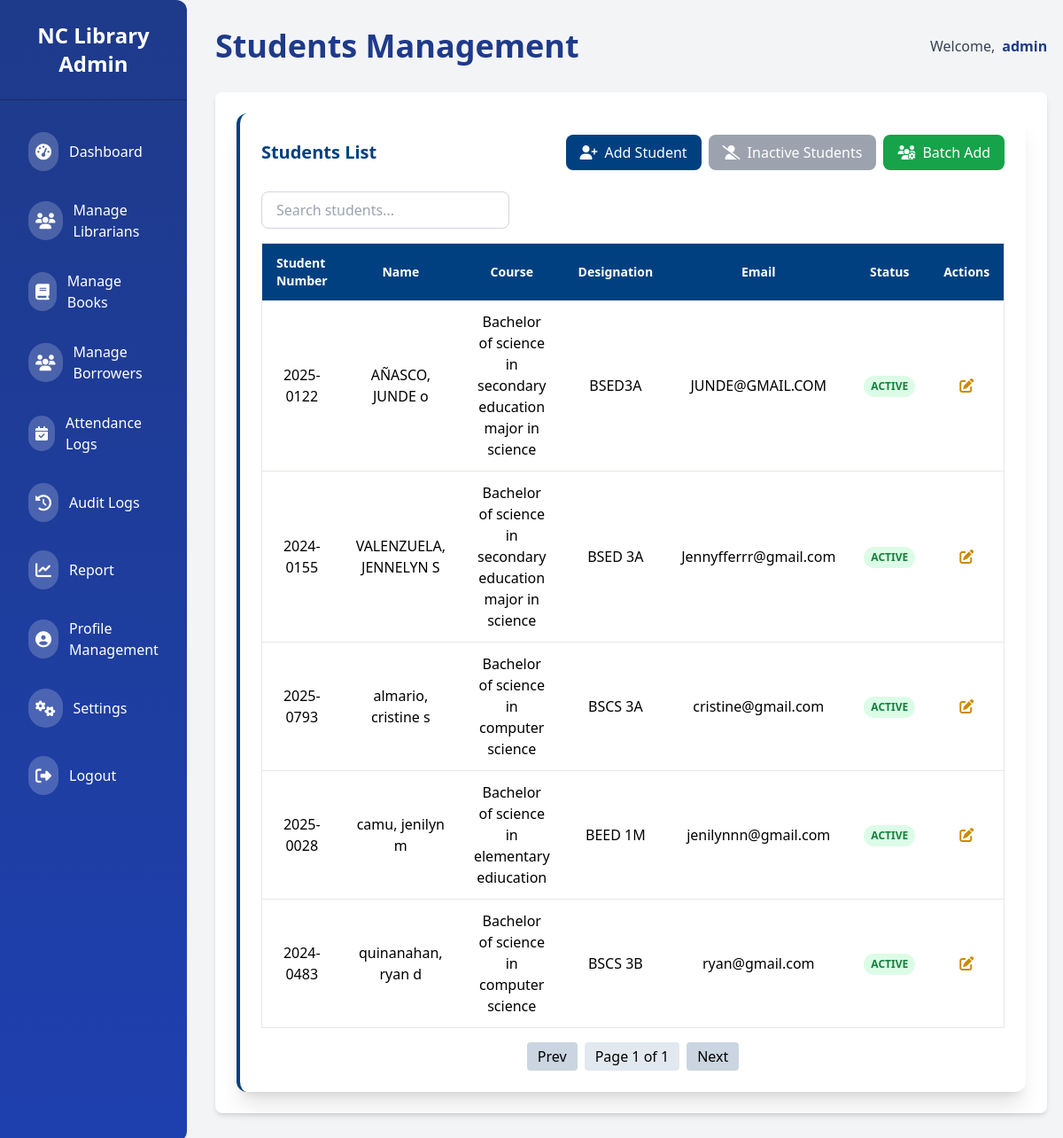
/admin/students-list (signed in), run on the app's committed database.
### app/models/student.py (models this page shows, shortened)
class Student(db.Model):
    __tablename__ = 'student'
    id = db.Column(db.Integer, primary_key=True)
    stdnum = db.Column(db.String(80), unique=True, nullable=False)
    lastname = db.Column(db.String(120), nullable=False)
    firstname = db.Column(db.String(120), nullable=False)
    middlename = db.Column(db.String(120), nullable=True)
    email = db.Column(db.String(120), unique=True, nullable=False)
    level = db.Column(db.String(50), nullable=False)
    designation = db.Column(db.String(100), nullable=True)
    course_id = db.Column(db.Integer, db.ForeignKey('student_course.id'), nullable=False)
    address = db.Column(db.String(200), nullable=True)
    phone = db.Column(db.String(20), nullable=True)
    status = db.Column(
        db.String(20),
        nullable=False,
        default='ACTIVE'
    )
    attendance_logs = db.relationship(
        'EntryLog',  # string reference is fine
        back_populates='student',
        lazy=True
    )
    course_rel = db.relationship(
        'StudentCourse',
        back_populates='students',  # match this in StudentCourse
        lazy=True
    )

class StudentCourse(db.Model):
    __tablename__ = 'student_course'
    id = db.Column(db.Integer, primary_key=True)
    abbreviation = db.Column(db.String(20), unique=True, nullable=False)
    name = db.Column(db.String(100), unique=True, nullable=False)
    students = db.relationship(
        'Student',
        back_populates='course_rel',  # match the attribute in Student
        lazy=True
    )

### app/routes/admin/students.py (the view)
@admin_bp.route("/students-list")
@role_required("admin")
def students_list():
    page = request.args.get("page", 1, type=int)
    per_page = 10  # number of students per page
    students_pagination = Student.query.filter_by(status="ACTIVE").order_by(Student.lastname.asc()).paginate(page=page, per_page=per_page)
    courses = StudentCourse.query.order_by(StudentCourse.name.asc()).all()
    return render_template(
        "admin/students_list.html",
        students_pagination=students_pagination,
        courses=courses
    )

### app/templates/admin/students_list.html (shortened to what this page needs)
{% extends "admin/admin_base.html" %}  {% block header %}Students Management{% endblock %} {% block content
%}
<div
  class="col-span-full bg-white shadow-xl rounded-xl p-6 border-l-4 border-[#004080]"
>
  <div
    class="flex flex-col md:flex-row md:items-center md:justify-between gap-4 mb-6"
  >
    <h2 class="text-xl font-semibold text-[#004080]">Students List</h2>
    <div class="flex gap-2">
      <button
        type="button"
        onclick="openAddStudentModal()"
        class="bg-[#004080] text-white px-4 py-2 rounded-lg hover:bg-[#002244] transition flex items-center gap-2"
      >
        <i class="fas fa-user-plus"></i>
        <span>Add Student</span>
      </button>
      <a
        href="#"
        class="bg-gray-400 text-white px-4 py-2 rounded-lg hover:bg-gray-600 transition flex items-center gap-2"
      >
        <i class="fas fa-user-slash"></i><span>Inactive Students</span>
      </a>
      <a
        href="#"
        class="bg-green-600 text-white px-4 py-2 rounded-lg hover:bg-green-800 transition flex items-center gap-2"
      >
        <i class="fas fa-users-cog"></i><span>Batch Add</span>
      </a>
    </div>
  </div>
  <div class="mb-4">
    <input
      type="text"
      id="searchInput"
      placeholder="Search students..."
      class="w-full md:w-1/3 border border-gray-300 rounded-lg px-4 py-2 focus:outline-none focus:ring-2 focus:ring-[#004080]"
    />
  </div>
  <div class="overflow-x-auto">
    <table class="min-w-full border border-gray-200 rounded">
      <thead class="bg-[#004080] text-white">
        <tr>
          <th class="px-4 py-3 text-left text-sm font-semibold">
            Student Number
          </th>
          <th class="px-4 py-3 text-center text-sm font-semibold">Name</th>
          <th class="px-4 py-3 text-center text-sm font-semibold">Course</th>
          <th class="px-4 py-3 text-center text-sm font-semibold">
            Designation
          </th>
          <th class="px-4 py-3 text-center text-sm font-semibold">Email</th>
          <th class="px-4 py-3 text-center text-sm font-semibold">Status</th>
          <th class="px-4 py-3 text-center text-sm font-semibold">Actions</th>
        </tr>
      </thead>
      <tbody class="divide-y">
        {% for student in students_pagination.items %}
        <tr class="hover:bg-blue-50 cursor-pointer">
          <td class="px-4 py-3 text-center text-black">{{ student.stdnum }}</td>
          <td class="px-4 py-3 text-center text-black">
            {{ student.lastname }}, {{ student.firstname }} {{
            student.middlename or '' }}
          </td>
          <td class="px-4 py-3 text-center text-black">
            {{ student.course_rel.name }}
          </td>
          <td class="px-4 py-3 text-center text-black">
            {{ student.designation | upper }}
          </td>
          <td class="px-4 py-3 text-center text-black">{{ student.email }}</td>
          <td class="px-4 py-3 text-center">
            <span
              class="inline-block px-2 py-1 text-xs font-semibold rounded-full {% if student.status == 'ACTIVE' %} bg-green-100 text-green-700 {% elif student.status == 'INACTIVE' %} bg-red-100 text-red-700 {% else %} bg-gray-100 text-gray-700 {% endif %}"
            >
              {{ student.status }}
            </span>
          </td>
          <td class="px-4 py-3 text-center">
            <button
              onclick='openEditStudentModal({
                id: {{ student.id }},
                stdnum: "{{ student.stdnum }}",
                firstname: "{{ student.firstname }}",
                middlename: "{{ student.middlename or "" }}",
                lastname: "{{ student.lastname }}",
                email: "{{ student.email }}",
                designation: "{{ student.designation }}",
                level: {{ student.level }},
                course_id: {{ student.course_id }},
                address: "{{ student.address }}",
                contact: "{{ student.contact }}",
                status: "{{ student.status }}"
              })'
              class="text-yellow-600 hover:text-yellow-800"
            >
              <i class="fas fa-edit"></i>
            </button>
          </td>
        </tr>
        {% else %}
        <tr>
          <td colspan="7" class="text-center py-6 text-gray-500">
            No students found.
          </td>
        </tr>
        {% endfor %}
      </tbody>
    </table>
  </div>
  <div class="mt-4 flex justify-center items-center space-x-2">
    <button
      id="prevPage"
      class="px-3 py-1 bg-[#cbd5e1] rounded hover:bg-gray-300"
    >
      Prev
    </button>
    <span id="pageInfo" class="px-3 py-1 bg-[#e2e8f0] rounded">Page 1</span>
    <button
      id="nextPage"
      class="px-3 py-1 bg-[#cbd5e1] rounded hover:bg-gray-300"
    >
      Next
    </button>
  </div>
</div>
{% endblock %}

### app/templates/admin/admin_base.html (shortened to what this page needs)
<!DOCTYPE html>
<html lang="en">
  <head>
    <script src="https://cdn.tailwindcss.com"></script>
    <link
      href="https://cdnjs.cloudflare.com/ajax/libs/font-awesome/6.4.0/css/all.min.css"
      rel="stylesheet"
    />
  </head>
  <body class="bg-gray-100 flex min-h-screen font-sans">
    <aside
      class="w-64 bg-gradient-to-b from-[#1E3A8A] to-[#1E40AF] text-white flex flex-col shadow-lg rounded-r-xl"
    >
      <div
        class="px-6 py-6 text-center font-extrabold text-2xl border-b border-[#162d5f]"
      >
        NC Library Admin
      </div>
      <nav class="flex-1 px-4 py-6 space-y-2 overflow-y-auto">
        {% set current_route = request.endpoint %}
        <a
          href="{{ url_for('admin.dashboard') }}"
          class="flex items-center gap-3 py-3 px-4 rounded-lg transition-colors duration-300 {% if current_route == 'admin.dashboard' %}bg-[#1E40AF] shadow-md{% else %}hover:bg-[#3B5BA8]{% endif %}"
        >
          <div class="bg-white/20 p-2 rounded-full">
            <i class="fas fa-tachometer-alt text-lg"></i>
          </div>
          <span class="font-medium">Dashboard</span>
        </a>
        <a
          href="{{ url_for('admin.manage_librarians') }}"
          class="flex items-center gap-3 py-3 px-4 rounded-lg transition-colors duration-300 {% if current_route == 'admin.manage_librarians' %}bg-[#1E40AF] shadow-md{% else %}hover:bg-[#3B5BA8]{% endif %}"
        >
          <div class="bg-white/20 p-2 rounded-full">
            <i class="fas fa-users text-lg"></i>
          </div>
          <span class="font-medium">Manage Librarians</span>
        </a>
        <a
          href="{{ url_for('admin.list_books') }}"
          class="flex items-center gap-3 py-3 px-4 rounded-lg transition-colors duration-300 {% if current_route == 'admin.list_books' %}bg-[#1E40AF] shadow-md{% else %}hover:bg-[#3B5BA8]{% endif %}"
        >
          <div class="bg-white/20 p-2 rounded-full">
            <i class="fas fa-book text-lg"></i>
          </div>
          <span class="font-medium">Manage Books</span>
        </a>
        <a
          href="{{ url_for('admin.manage_borrowers') }}"
          class="flex items-center gap-3 py-3 px-4 rounded-lg transition-colors duration-300 hover:bg-[#3B5BA8]"
        >
          <div class="bg-white/20 p-2 rounded-full">
            <i class="fas fa-users text-lg"></i>
          </div>
          <span class="font-medium">Manage Borrowers</span>
        </a>
        <a
          href="#"
          class="flex items-center gap-3 py-3 px-4 rounded-lg transition-colors duration-300 hover:bg-[#3B5BA8]"
        >
          <div class="bg-white/20 p-2 rounded-full">
            <i class="fas fa-calendar-check"></i>
          </div>
          <span class="font-medium">Attendance Logs</span>
        </a>
        <a
          href="{{ url_for('admin.audit_logs') }}"
          class="flex items-center gap-3 py-3 px-4 rounded-lg transition-colors duration-300 hover:bg-[#3B5BA8]"
        >
          <div class="bg-white/20 p-2 rounded-full">
            <i class="fas fa-history text-lg"></i>
          </div>
          <span class="font-medium">Audit Logs</span>
        </a>
        <a
          href="#"
          class="flex items-center gap-3 py-3 px-4 rounded-lg transition-colors duration-300 {% if current_route == 'admin.books_report' %}bg-[#1E40AF] shadow-md{% else %}hover:bg-[#3B5BA8]{% endif %}"
        >
          <div class="bg-white/20 p-2 rounded-full">
            <i class="fas fa-chart-line text-lg"></i>
          </div>
          <span class="font-medium"> Report</span>
        </a>
        <a
          href="#"
          class="flex items-center gap-3 py-3 px-4 rounded-lg transition-colors duration-300 hover:bg-[#3B5BA8]"
        >
          <div class="bg-white/20 p-2 rounded-full">
            <i class="fa-solid fa-circle-user text-lg"></i>
          </div>
          <span class="font-medium">Profile Management</span>
        </a>
        <a
          href="{{ url_for('admin.settings') }}"
          class="flex items-center gap-3 py-3 px-4 rounded-lg transition-colors duration-300 hover:bg-[#3B5BA8]"
        >
          <div class="bg-white/20 p-2 rounded-full">
            <i class="fas fa-cogs text-lg"></i>
          </div>
          <span class="font-medium">Settings</span>
        </a>
        <a
          href="{{ url_for('auth.logout') }}"
          class="flex items-center gap-3 py-3 px-4 rounded-lg transition-colors duration-300 hover:bg-[#F43F5E]"
        >
          <div class="bg-white/20 p-2 rounded-full">
            <i class="fas fa-sign-out-alt text-lg"></i>
          </div>
          <span class="font-medium">Logout</span>
        </a>
      </nav>
    </aside>
    <main class="flex-1 p-8 bg-gray-100">
      <div
        class="flex flex-col sm:flex-row justify-between items-start sm:items-center mb-8 gap-4"
      >
        <h1 class="text-4xl font-extrabold text-[#1E3A8A]">
          {% block header %}Dashboard{% endblock %}
        </h1>
        <div class="flex items-center gap-2">
          <p class="text-gray-700 font-medium">Welcome,</p>
          <span class="font-bold text-[#1E3A8A]">{{ session.username }}</span>
        </div>
      </div>
      <div class="bg-white shadow-md rounded-lg p-6">
        {% block content %}{% endblock %}
      </div>
    </main>
  </body>
</html>

### data on the page
Student: stdnum "2025-0122", lastname "AÑASCO", firstname "JUNDE", middlename "o", course_rel.name "Bachelor of science in secondary education major in science", designation "BSED3A", email "JUNDE@GMAIL.COM", status "ACTIVE"
Student: stdnum "2024-0155", lastname "VALENZUELA", firstname "JENNELYN", middlename "S", course_rel.name "Bachelor of science in secondary education major in science", designation "BSED 3A", email "Jennyfferrr@gmail.com", status "ACTIVE"
Student: stdnum "2025-0793", lastname "almario", firstname "cristine", middlename "s", course_rel.name "Bachelor of science in computer science", designation "BSCS 3A", email "cristine@gmail.com", status "ACTIVE"
Student: stdnum "2025-0028", lastname "camu", firstname "jenilyn", middlename "m", course_rel.name "Bachelor of science in elementary ediucation", designation "BEED 1M", email "jenilynnn@gmail.com", status "ACTIVE"
Student: stdnum "2024-0483", lastname "quinanahan", firstname "ryan", middlename "d", course_rel.name "Bachelor of science in computer science", designation "BSCS 3B", email "ryan@gmail.com", status "ACTIVE"

### other printed values
{{ session.username }} "admin"
